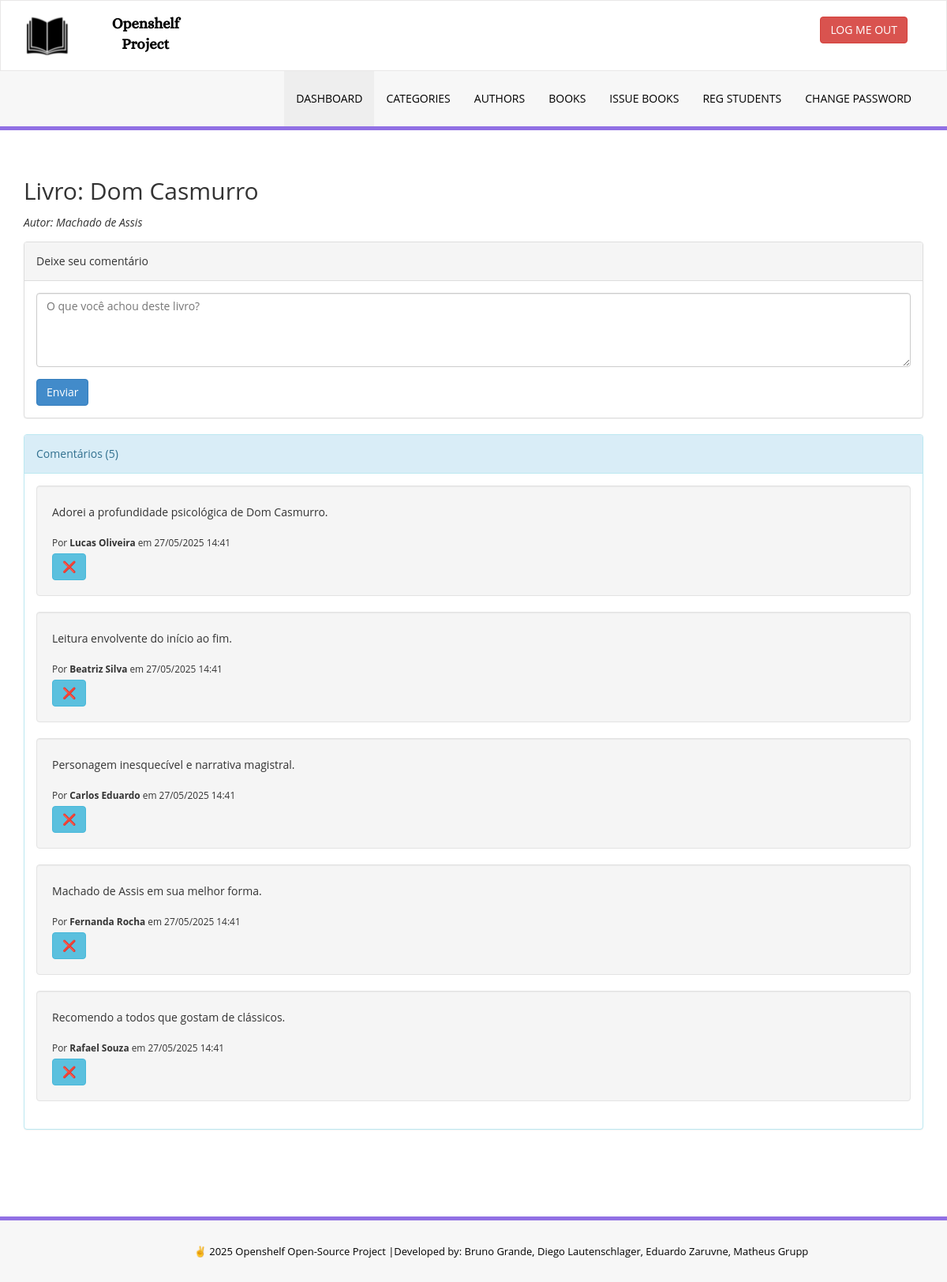
Page /Projeto_Web/site/library/admin/book-comments.php?isbn=9788563560452 (signed in) on the committed database.
### tables this page shows
CREATE TABLE tblbooks (
  id INT AUTO_INCREMENT PRIMARY KEY,
  CatId INT,
  CommentId INT,
  PublisherId INT,
  BookName VARCHAR(255),
  Description VARCHAR(255),
  QuantityTotal INT NOT NULL,
  QuantityLeft INT NOT NULL,
  AuthorId INT,
  ISBNNumber BIGINT,
  BookPrice DECIMAL(10,2),
  RegDate TIMESTAMP NULL DEFAULT CURRENT_TIMESTAMP,
  UpdationDate TIMESTAMP DEFAULT CURRENT_TIMESTAMP ON UPDATE CURRENT_TIMESTAMP
);

CREATE TABLE tblauthors (
  id INT AUTO_INCREMENT PRIMARY KEY,
  AuthorName VARCHAR(159),
  creationDate TIMESTAMP NULL DEFAULT CURRENT_TIMESTAMP,
  UpdationDate TIMESTAMP DEFAULT CURRENT_TIMESTAMP ON UPDATE CURRENT_TIMESTAMP
);

CREATE TABLE tblcomment (
  id INT AUTO_INCREMENT PRIMARY KEY,
  Userid VARCHAR(100),
  Comment VARCHAR(255) NOT NULL,
  ISBNNumber BIGINT,
  CreationDate TIMESTAMP NULL DEFAULT CURRENT_TIMESTAMP
);

### Projeto_Web/site/library/admin/book-comments.php (the view, shortened to what this page needs)
<?php
include '../includes/config.php';
$isbn = intval($_GET['isbn']);
$sql = "SELECT b.BookName, a.AuthorName
        FROM tblbooks b
        JOIN tblauthors a ON a.id = b.AuthorId
        WHERE b.ISBNNumber = :isbn";
$q = $dbh->prepare($sql);
$q->bindParam(':isbn', $isbn, PDO::PARAM_INT);
$q->execute();
$book = $q->fetch(PDO::FETCH_OBJ);
$sql = "SELECT
            c.id,
            c.Comment,
            c.CreationDate,
            COALESCE(
                CAST(AES_DECRYPT(UNHEX(s.FullName), 'devsecops') AS CHAR),
                CAST(AES_DECRYPT(UNHEX(a.UserName), 'devsecops') AS CHAR)
            ) AS AuthorName
        FROM tblcomment c
        LEFT JOIN tblstudents s ON s.StudentId = c.Userid
        LEFT JOIN admin a ON
            CAST(AES_DECRYPT(UNHEX(a.UserName), 'devsecops') AS CHAR CHARACTER SET utf8mb4)
            COLLATE utf8mb4_general_ci = c.Userid
        WHERE c.ISBNNumber = :isbn
        ORDER BY c.CreationDate DESC";
$q = $dbh->prepare($sql);
$q->bindParam(':isbn', $isbn, PDO::PARAM_INT);
$q->execute();
$comments = $q->fetchAll(PDO::FETCH_OBJ);
?>
<!DOCTYPE html>
<html lang="pt-br">
<head>
    <link href="assets/css/bootstrap.css" rel="stylesheet" />
    <link href="assets/css/style.css"   rel="stylesheet" />
</head>
<body>
    <?php include 'includes/header.php'; ?>
    <div class="container content-wrapper">
        <h2>Livro: <?php echo htmlentities($book->BookName); ?></h2>
        <p><em>Autor: <?php echo htmlentities($book->AuthorName); ?></em></p>
        <div class="panel panel-default">
            <div class="panel-heading">Deixe seu comentário</div>
            <div class="panel-body">
                <form method="post">
                    <div class="form-group">
                        <textarea name="comment" class="form-control" rows="4" required
                                  placeholder="O que você achou deste livro?"></textarea>
                    </div>
                    <button type="submit" name="submitComment" class="btn btn-primary">
                        Enviar
                    </button>
                </form>
            </div>
        </div>
        <div class="panel panel-info">
            <div class="panel-heading">
                Comentários (<?php echo count($comments); ?>)
            </div>
            <div class="panel-body">
                <?php if (empty($comments)): ?>
                    <p>Nenhum comentário ainda. Seja o primeiro!</p>
                <?php else: ?>
                    <?php foreach ($comments as $c): ?>
                        <div class="well">
                            <p><?php echo nl2br(htmlentities($c->Comment)); ?></p>
                            <small>
                                Por <strong><?php echo htmlentities($c->AuthorName); ?></strong>
                                em <?php echo date('d/m/Y H:i',
                                        strtotime($c->CreationDate)); ?>
                            </small>
                            <form method="post">
                                <button type="submit" name="removeComment" class="btn btn-info">❌</button>
                            </form>
                        </div>
                    <?php endforeach; ?>
                <?php endif; ?>
            </div>
        </div>
    </div>
    <?php include 'includes/footer.php'; ?>
</body>
</html>

### Projeto_Web/site/library/admin/assets/css/style.css (style rules this page uses)
.content-wrapper { margin-top: 40px; min-height:800px; padding-bottom:90px; }

### rows in the picture
tblbooks: BookName "Dom Casmurro", AuthorId.AuthorName "Machado de Assis"
tblcomment: Comment "Adorei a profundidade psicológica de Dom Casmurro.", AuthorName "Lucas Oliveira", CreationDate "27/05/2025 14:41"
tblcomment: Comment "Leitura envolvente do início ao fim.", AuthorName "Beatriz Silva", CreationDate "27/05/2025 14:41"
tblcomment: Comment "Personagem inesquecível e narrativa magistral.", AuthorName "Carlos Eduardo", CreationDate "27/05/2025 14:41"
tblcomment: Comment "Machado de Assis em sua melhor forma.", AuthorName "Fernanda Rocha", CreationDate "27/05/2025 14:41"
tblcomment: Comment "Recomendo a todos que gostam de clássicos.", AuthorName "Rafael Souza", CreationDate "27/05/2025 14:41"

### other values in the picture
count($comments) "5"
